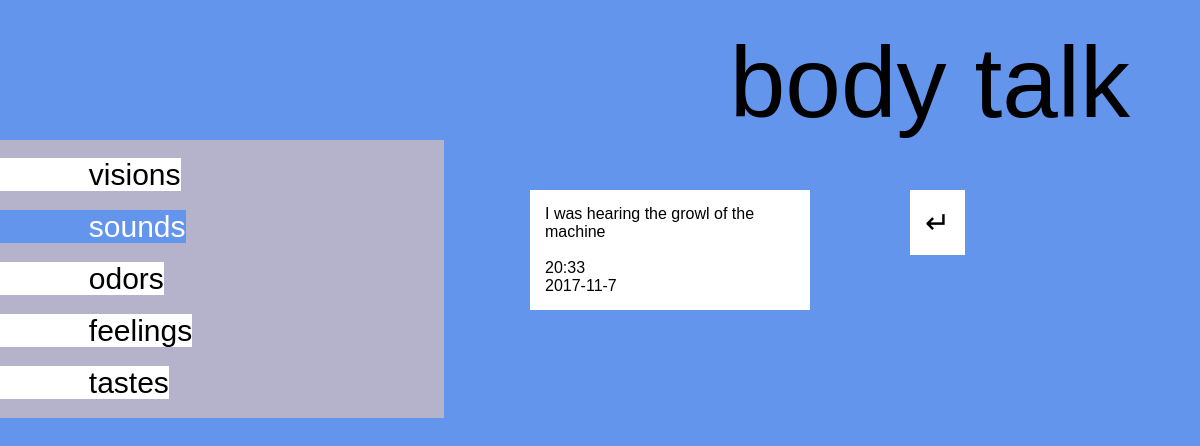
Screenshot of /item/6 with the database file from the repository.
### models.py (models this page shows)
class Entry(Base):
	__tablename__ = 'entry'
	id = Column(Integer, primary_key=True)
	category = Column(String)
	entry = Column(String)
	time = Column(DateTime)
	creatorEmail = Column(String)
	@property
	def serialize(self):
		return {
			'id':self.id,
			'word':self.word,
			'category':self.category,
			'definition':self.definition
		}
	'''
	@property
	def serialize(self):
	    """Return object data in easily serializeable format"""
	    return {
	    'name' : self.name,
	    'picture' : self.picture,
	    'description' : self.description,
	    'price' : self.price
	        }
	'''

### app.py (the view)
@app.route('/item/<itemID>')
def showItem(itemID):
    item = session.query(Entry).filter_by(id=itemID).one()
    items = session.query(Entry).all()
    authorized = check_authorized()
    if 'email' in login_session:
        if item.creatorEmail == login_session['email']:
            permitted = True
            email = login_session['email']
        else:
            permitted = False
            email = None
    else:
        permitted = False
        email = None
    return render_template('item.html', item=item, category=item.category,
                           categories=categories,
                           authorized=authorized,
                           permitted=permitted, email = email)

### app.py (called while the page is built)
def check_authorized():
    if 'username' in login_session:
        return True
    else:
        return False

### templates/item.html (shortened to what this page needs)
{% extends "base.html" %}
{% block item %}
	<div class = "spacer">
		<article class = "item">
		I was {% if item.category!='touching' %}{{ item.category }}{%else%}feeling the touch of{%endif%}
		{{item.entry}}
		<br><br>
		{{item.time.hour}}:{%if item.time.minute<10%}0{%endif%}{{item.time.minute}}<br>
		{{ item.time.year }}-{{ item.time.month }}-{{item.time.day}}
		</article>
	</div>
	<div class = "spacer">
	<a href="javascript:history.back()">
	<article class = "item">
	<span class = "back">
	&#8629;
	</span>
	</article>
	</a>
	</div>
{% endblock %}

### static/styles/main.css (style rules this page uses)
body { background-color:#6495ED; font-family:Helvetica; box-sizing:border-box; border:0px; margin:0px; padding:0px; }
body a:visited, a:link { text-decoration: none; color:black; }
.header a:visited, a:link { text-decoration: none; color:white; }
.back { font-size:30px; }
.back .header a:visited, a:link { text-decoration: none; color:black; }
.item { position:relative; background-color:white; overflow-wrap: break-word; padding:15px; max-width:250px; }
.spacer { margin:50px; }

### rows the page displays
Entry: category "hearing", entry "the growl of the machine", time.hour "20", time.minute "33", time.year "2017", time.month "11", time.day "7"
